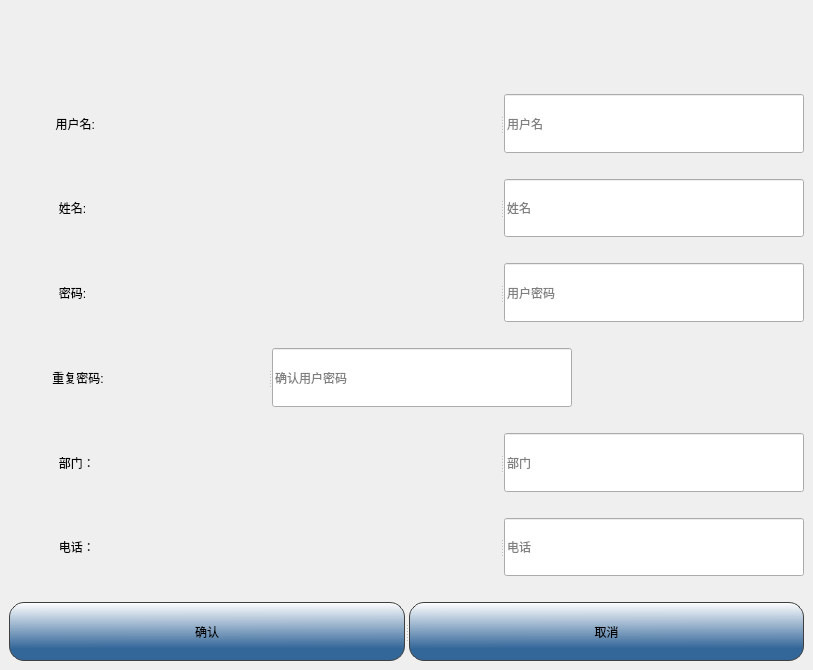
<?xml version="1.0" encoding="UTF-8"?>
<ui version="4.0">
 <class>MainWindow</class>
 <widget class="QMainWindow" name="MainWindow">
  <property name="geometry">
   <rect>
    <x>0</x>
    <y>0</y>
    <width>813</width>
    <height>670</height>
   </rect>
  </property>
  <property name="windowTitle">
   <string>MainWindow</string>
  </property>
  <widget class="QWidget" name="centralwidget">
   <layout class="QVBoxLayout" name="verticalLayout">
    <item>
     <widget class="QLabel" name="label_8">
      <property name="minimumSize">
       <size>
        <width>0</width>
        <height>0</height>
       </size>
      </property>
      <property name="maximumSize">
       <size>
        <width>685</width>
        <height>129</height>
       </size>
      </property>
      <property name="styleSheet">
       <string notr="true"/>
      </property>
      <property name="text">
       <string/>
      </property>
      <property name="alignment">
       <set>Qt::AlignCenter</set>
      </property>
     </widget>
    </item>
    <item>
     <spacer name="verticalSpacer_7">
      <property name="orientation">
       <enum>Qt::Vertical</enum>
      </property>
      <property name="sizeType">
       <enum>QSizePolicy::Fixed</enum>
      </property>
      <property name="sizeHint" stdset="0">
       <size>
        <width>679</width>
        <height>20</height>
       </size>
      </property>
     </spacer>
    </item>
    <item>
     <widget class="QSplitter" name="name">
      <property name="orientation">
       <enum>Qt::Horizontal</enum>
      </property>
      <widget class="QLabel" name="label">
       <property name="minimumSize">
        <size>
         <width>47</width>
         <height>19</height>
        </size>
       </property>
       <property name="maximumSize">
        <size>
         <width>16777215</width>
         <height>16777215</height>
        </size>
       </property>
       <property name="contextMenuPolicy">
        <enum>Qt::PreventContextMenu</enum>
       </property>
       <property name="layoutDirection">
        <enum>Qt::LeftToRight</enum>
       </property>
       <property name="styleSheet">
        <string notr="true">font: 75 12pt &quot;微软雅黑&quot;;</string>
       </property>
       <property name="text">
        <string>              用户名:</string>
       </property>
      </widget>
      <widget class="QLineEdit" name="name_lineEdit">
       <property name="sizePolicy">
        <sizepolicy hsizetype="Preferred" vsizetype="Preferred">
         <horstretch>0</horstretch>
         <verstretch>0</verstretch>
        </sizepolicy>
       </property>
       <property name="minimumSize">
        <size>
         <width>300</width>
         <height>0</height>
        </size>
       </property>
       <property name="maximumSize">
        <size>
         <width>300</width>
         <height>16777215</height>
        </size>
       </property>
       <property name="layoutDirection">
        <enum>Qt::LeftToRight</enum>
       </property>
       <property name="styleSheet">
        <string notr="true">color: #000000</string>
       </property>
       <property name="echoMode">
        <enum>QLineEdit::Normal</enum>
       </property>
       <property name="placeholderText">
        <string>用户名</string>
       </property>
       <property name="clearButtonEnabled">
        <bool>true</bool>
       </property>
      </widget>
     </widget>
    </item>
    <item>
     <spacer name="verticalSpacer_2">
      <property name="orientation">
       <enum>Qt::Vertical</enum>
      </property>
      <property name="sizeType">
       <enum>QSizePolicy::Fixed</enum>
      </property>
      <property name="sizeHint" stdset="0">
       <size>
        <width>676</width>
        <height>20</height>
       </size>
      </property>
     </spacer>
    </item>
    <item>
     <widget class="QSplitter" name="real_name">
      <property name="orientation">
       <enum>Qt::Horizontal</enum>
      </property>
      <widget class="QLabel" name="label_5">
       <property name="minimumSize">
        <size>
         <width>259</width>
         <height>19</height>
        </size>
       </property>
       <property name="styleSheet">
        <string notr="true">font: 75 12pt &quot;微软雅黑&quot;;</string>
       </property>
       <property name="text">
        <string>               姓名:</string>
       </property>
      </widget>
      <widget class="QLineEdit" name="real_name_lineEdit">
       <property name="sizePolicy">
        <sizepolicy hsizetype="Preferred" vsizetype="Preferred">
         <horstretch>0</horstretch>
         <verstretch>0</verstretch>
        </sizepolicy>
       </property>
       <property name="minimumSize">
        <size>
         <width>300</width>
         <height>0</height>
        </size>
       </property>
       <property name="maximumSize">
        <size>
         <width>300</width>
         <height>16777215</height>
        </size>
       </property>
       <property name="focusPolicy">
        <enum>Qt::WheelFocus</enum>
       </property>
       <property name="layoutDirection">
        <enum>Qt::LeftToRight</enum>
       </property>
       <property name="styleSheet">
        <string notr="true">color:#000000</string>
       </property>
       <property name="echoMode">
        <enum>QLineEdit::Normal</enum>
       </property>
       <property name="placeholderText">
        <string>姓名</string>
       </property>
       <property name="clearButtonEnabled">
        <bool>true</bool>
       </property>
      </widget>
     </widget>
    </item>
    <item>
     <spacer name="verticalSpacer_3">
      <property name="orientation">
       <enum>Qt::Vertical</enum>
      </property>
      <property name="sizeType">
       <enum>QSizePolicy::Fixed</enum>
      </property>
      <property name="sizeHint" stdset="0">
       <size>
        <width>676</width>
        <height>20</height>
       </size>
      </property>
     </spacer>
    </item>
    <item>
     <widget class="QSplitter" name="password">
      <property name="orientation">
       <enum>Qt::Horizontal</enum>
      </property>
      <widget class="QLabel" name="label_2">
       <property name="minimumSize">
        <size>
         <width>259</width>
         <height>19</height>
        </size>
       </property>
       <property name="styleSheet">
        <string notr="true">font: 75 12pt &quot;微软雅黑&quot;;</string>
       </property>
       <property name="text">
        <string>               密码:</string>
       </property>
      </widget>
      <widget class="QLineEdit" name="password_lineEdit">
       <property name="sizePolicy">
        <sizepolicy hsizetype="Preferred" vsizetype="Preferred">
         <horstretch>0</horstretch>
         <verstretch>0</verstretch>
        </sizepolicy>
       </property>
       <property name="minimumSize">
        <size>
         <width>300</width>
         <height>0</height>
        </size>
       </property>
       <property name="maximumSize">
        <size>
         <width>300</width>
         <height>16777215</height>
        </size>
       </property>
       <property name="styleSheet">
        <string notr="true">color:#000000</string>
       </property>
       <property name="echoMode">
        <enum>QLineEdit::PasswordEchoOnEdit</enum>
       </property>
       <property name="placeholderText">
        <string>用户密码</string>
       </property>
       <property name="clearButtonEnabled">
        <bool>true</bool>
       </property>
      </widget>
     </widget>
    </item>
    <item>
     <spacer name="verticalSpacer_4">
      <property name="orientation">
       <enum>Qt::Vertical</enum>
      </property>
      <property name="sizeType">
       <enum>QSizePolicy::Fixed</enum>
      </property>
      <property name="sizeHint" stdset="0">
       <size>
        <width>676</width>
        <height>20</height>
       </size>
      </property>
     </spacer>
    </item>
    <item>
     <widget class="QSplitter" name="repeat_password">
      <property name="orientation">
       <enum>Qt::Horizontal</enum>
      </property>
      <widget class="QLabel" name="label_4">
       <property name="minimumSize">
        <size>
         <width>197</width>
         <height>20</height>
        </size>
       </property>
       <property name="maximumSize">
        <size>
         <width>259</width>
         <height>16777215</height>
        </size>
       </property>
       <property name="styleSheet">
        <string notr="true">font: 75 12pt &quot;微软雅黑&quot;;</string>
       </property>
       <property name="text">
        <string>             重复密码:</string>
       </property>
      </widget>
      <widget class="QLineEdit" name="check_password_lineEdit">
       <property name="sizePolicy">
        <sizepolicy hsizetype="Preferred" vsizetype="Preferred">
         <horstretch>0</horstretch>
         <verstretch>0</verstretch>
        </sizepolicy>
       </property>
       <property name="minimumSize">
        <size>
         <width>300</width>
         <height>0</height>
        </size>
       </property>
       <property name="maximumSize">
        <size>
         <width>300</width>
         <height>16777215</height>
        </size>
       </property>
       <property name="styleSheet">
        <string notr="true">color: #000000
</string>
       </property>
       <property name="echoMode">
        <enum>QLineEdit::PasswordEchoOnEdit</enum>
       </property>
       <property name="placeholderText">
        <string>确认用户密码</string>
       </property>
       <property name="clearButtonEnabled">
        <bool>true</bool>
       </property>
      </widget>
     </widget>
    </item>
    <item>
     <spacer name="verticalSpacer_5">
      <property name="orientation">
       <enum>Qt::Vertical</enum>
      </property>
      <property name="sizeType">
       <enum>QSizePolicy::Fixed</enum>
      </property>
      <property name="sizeHint" stdset="0">
       <size>
        <width>676</width>
        <height>20</height>
       </size>
      </property>
     </spacer>
    </item>
    <item>
     <widget class="QSplitter" name="department">
      <property name="orientation">
       <enum>Qt::Horizontal</enum>
      </property>
      <widget class="QLabel" name="label_7">
       <property name="minimumSize">
        <size>
         <width>47</width>
         <height>19</height>
        </size>
       </property>
       <property name="styleSheet">
        <string notr="true">font: 75 12pt &quot;微软雅黑&quot;;</string>
       </property>
       <property name="text">
        <string>               部门：</string>
       </property>
      </widget>
      <widget class="QLineEdit" name="department_lineEdit">
       <property name="sizePolicy">
        <sizepolicy hsizetype="Preferred" vsizetype="Fixed">
         <horstretch>0</horstretch>
         <verstretch>0</verstretch>
        </sizepolicy>
       </property>
       <property name="minimumSize">
        <size>
         <width>300</width>
         <height>0</height>
        </size>
       </property>
       <property name="maximumSize">
        <size>
         <width>300</width>
         <height>16777215</height>
        </size>
       </property>
       <property name="styleSheet">
        <string notr="true">color:#000000</string>
       </property>
       <property name="echoMode">
        <enum>QLineEdit::Normal</enum>
       </property>
       <property name="placeholderText">
        <string>部门</string>
       </property>
       <property name="clearButtonEnabled">
        <bool>true</bool>
       </property>
      </widget>
     </widget>
    </item>
    <item>
     <spacer name="verticalSpacer_6">
      <property name="orientation">
       <enum>Qt::Vertical</enum>
      </property>
      <property name="sizeType">
       <enum>QSizePolicy::Fixed</enum>
      </property>
      <property name="sizeHint" stdset="0">
       <size>
        <width>676</width>
        <height>20</height>
       </size>
      </property>
     </spacer>
    </item>
    <item>
     <widget class="QSplitter" name="phone">
      <property name="orientation">
       <enum>Qt::Horizontal</enum>
      </property>
      <widget class="QLabel" name="label_6">
       <property name="sizePolicy">
        <sizepolicy hsizetype="Fixed" vsizetype="Preferred">
         <horstretch>0</horstretch>
         <verstretch>0</verstretch>
        </sizepolicy>
       </property>
       <property name="minimumSize">
        <size>
         <width>99</width>
         <height>19</height>
        </size>
       </property>
       <property name="maximumSize">
        <size>
         <width>16777215</width>
         <height>16777215</height>
        </size>
       </property>
       <property name="styleSheet">
        <string notr="true">font: 75 12pt &quot;微软雅黑&quot;;</string>
       </property>
       <property name="text">
        <string>               电话：</string>
       </property>
      </widget>
      <widget class="QLineEdit" name="telephone_lineEdit">
       <property name="sizePolicy">
        <sizepolicy hsizetype="Expanding" vsizetype="Fixed">
         <horstretch>0</horstretch>
         <verstretch>0</verstretch>
        </sizepolicy>
       </property>
       <property name="minimumSize">
        <size>
         <width>300</width>
         <height>0</height>
        </size>
       </property>
       <property name="maximumSize">
        <size>
         <width>300</width>
         <height>16777215</height>
        </size>
       </property>
       <property name="styleSheet">
        <string notr="true">color:#000000</string>
       </property>
       <property name="echoMode">
        <enum>QLineEdit::Normal</enum>
       </property>
       <property name="placeholderText">
        <string>电话</string>
       </property>
       <property name="clearButtonEnabled">
        <bool>true</bool>
       </property>
      </widget>
     </widget>
    </item>
    <item>
     <spacer name="verticalSpacer">
      <property name="orientation">
       <enum>Qt::Vertical</enum>
      </property>
      <property name="sizeType">
       <enum>QSizePolicy::Fixed</enum>
      </property>
      <property name="sizeHint" stdset="0">
       <size>
        <width>676</width>
        <height>20</height>
       </size>
      </property>
     </spacer>
    </item>
    <item>
     <widget class="QSplitter" name="btn">
      <property name="orientation">
       <enum>Qt::Horizontal</enum>
      </property>
      <widget class="QPushButton" name="btn_confirm_2">
       <property name="styleSheet">
        <string notr="true">background-color: qlineargradient(spread:pad, x1:0.541701, y1:1, x2:0.537, y2:0, stop:0.20398 rgba(51, 102, 153, 255), stop:1 rgba(255, 255, 255, 255));
border-style:none;
border:1px solid #3f3f3f; 

padding:5px;
min-height:20px;
border-radius:15px;
font: 75 12pt &quot;微软雅黑&quot;;</string>
       </property>
       <property name="text">
        <string>确认</string>
       </property>
      </widget>
      <widget class="QPushButton" name="btn_cancel">
       <property name="styleSheet">
        <string notr="true">background-color: qlineargradient(spread:pad, x1:0.541701, y1:1, x2:0.537, y2:0, stop:0.20398 rgba(51, 102, 153, 255), stop:1 rgba(255, 255, 255, 255));
border-style:none;
border:1px solid #3f3f3f; 

padding:5px;
min-height:20px;
border-radius:15px;
font: 75 12pt &quot;微软雅黑&quot;;</string>
       </property>
       <property name="text">
        <string>取消</string>
       </property>
      </widget>
     </widget>
    </item>
   </layout>
  </widget>
 </widget>
 <resources/>
 <connections/>
</ui>
